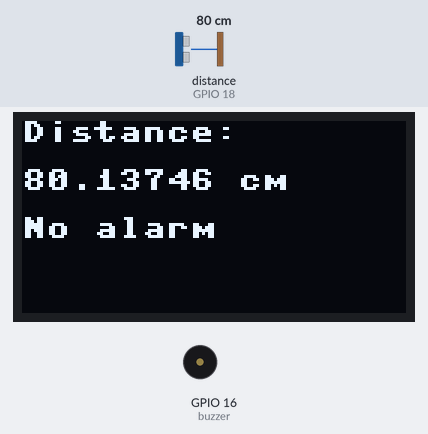
Recording of a program running on a simulated ESP32 board running MicroPython. Parts: 128×64 one-colour display, buzzer (waves = sounding). The test bench sets the inputs (shaded band); at power-on: distance to the obstacle (sensor on GPIO 18) 80 cm. The echo pulse lasts 58.3 µs per cm; library files of the repository ran but are not shown: hcsr04.py.

Above: at 1.2 s.
1.3 s: distance to the obstacle (sensor on GPIO 18) set to 11 cm
At 1.8 s:
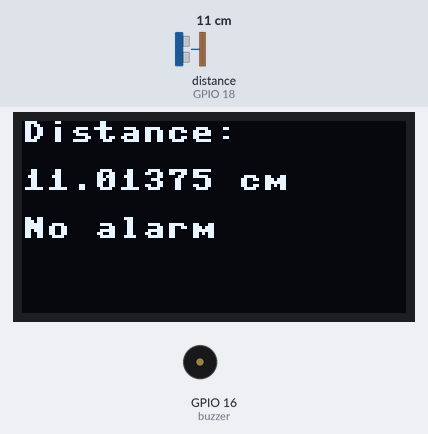
2.8 s: distance to the obstacle (sensor on GPIO 18) set to 8 cm
At 3.2 s:
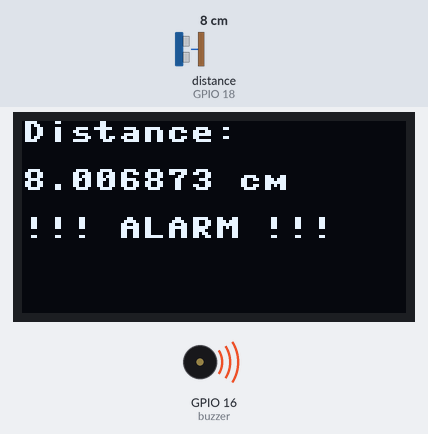
4.3 s: distance to the obstacle (sensor on GPIO 18) set to 2 cm
At 5.2 s:
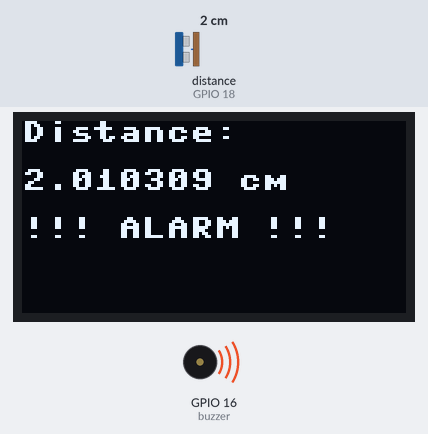
Timing chart, 0 to 7.3 s (numbered marks = the images above; inputs shaded):
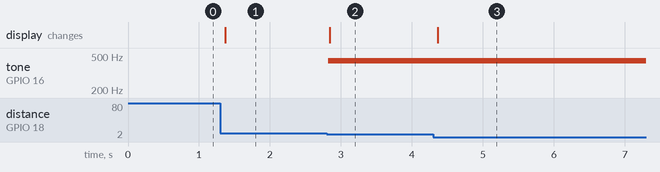

The program:

anti-theft.py
```python
from machine import Pin, SoftI2C, PWM
from ssd1306 import SSD1306_I2C
from hcsr04 import HCSR04
import utime

# Constants
OLED_WIDTH = 128
OLED_HEIGHT = 64
ALARM_DISTANCE = 10
BUZZER_FREQ = 440
BUZZER_DUTY = 512
DISPLAY_UPDATE_INTERVAL = 25  # milliseconds

# Pins
I2C_SCL_PIN = 22
I2C_SDA_PIN = 21
TRIGGER_PIN = 5
ECHO_PIN = 18
BUZZER_PIN = 16

# oled
i2c = SoftI2C(scl=Pin(I2C_SCL_PIN), sda=Pin(I2C_SDA_PIN))
oled = SSD1306_I2C(OLED_WIDTH, OLED_HEIGHT, i2c)

# sonar
sonar = HCSR04(trigger_pin=TRIGGER_PIN, echo_pin=ECHO_PIN)

# buzzer
buzzer = PWM(Pin(BUZZER_PIN, Pin.OUT), freq=BUZZER_FREQ, duty=0)


def display_distance(distance):
    oled.fill(0)
    oled.text("Distance: ", 0, 0)
    if 2 <= distance <= 400:
        oled.text(str(distance) + " cm", 0, 16)
        if distance <= ALARM_DISTANCE:
            oled.text("!!! ALARM !!!", 0, 32)
            buzzer.duty(BUZZER_DUTY)
        else:
            oled.text("No alarm", 0, 32)
            buzzer.duty(0)
    else:
        oled.text("Out of range", 0, 16)
    oled.show()


def main():
    while True:
        try:
            distance = sonar.distance_cm()
            display_distance(distance)
            utime.sleep_ms(DISPLAY_UPDATE_INTERVAL)

        except Exception as e:
            print("Error:", e)


if __name__ == "__main__":
    main()
```

Measured:
- the behaviour switches between 10 and 9 cm on distance to the obstacle (sensor on GPIO 18) (found by bisection; images 1 and 2)
- after the input at 1.3 s, the display: changes after 0.07 s (image 1)
- after the input at 2.8 s, tone on GPIO 16 (buzzer): silent → 440 Hz at once; the display: changes at once (image 2)
- after the input at 4.3 s, the display: changes after 0.07 s (image 3)
